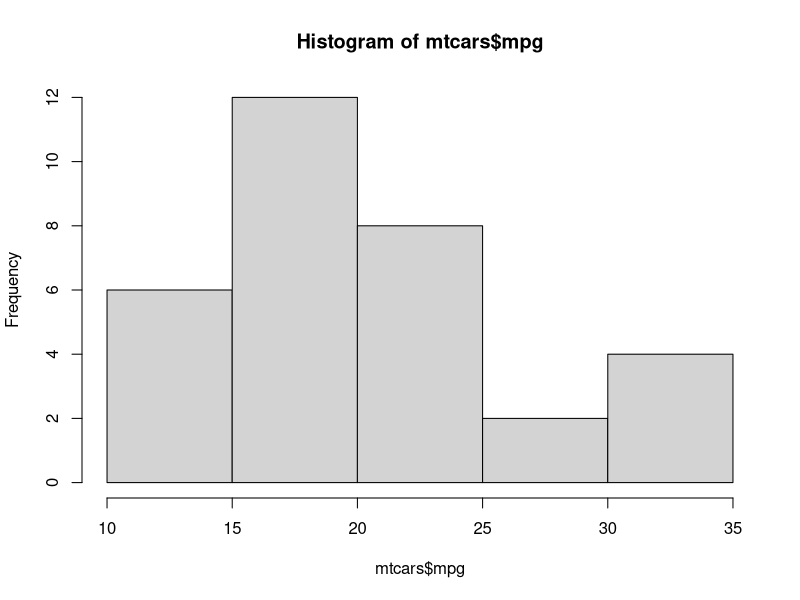
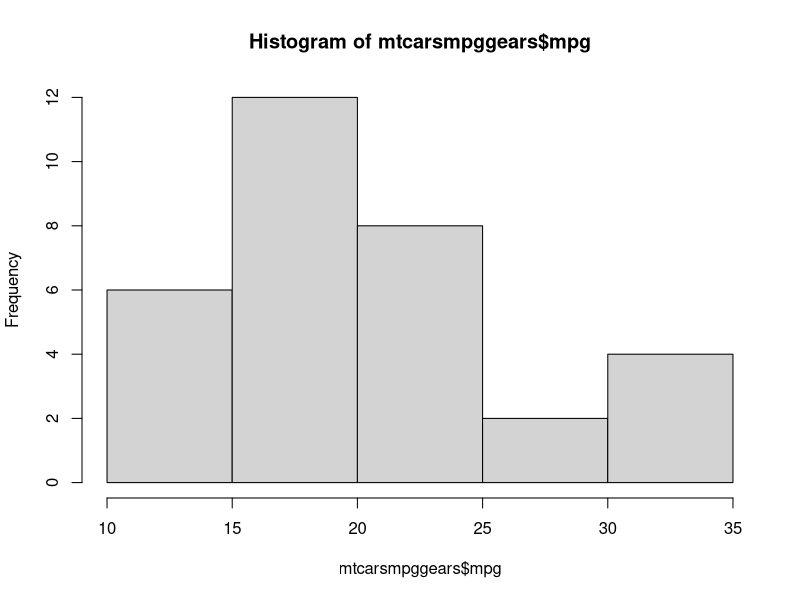
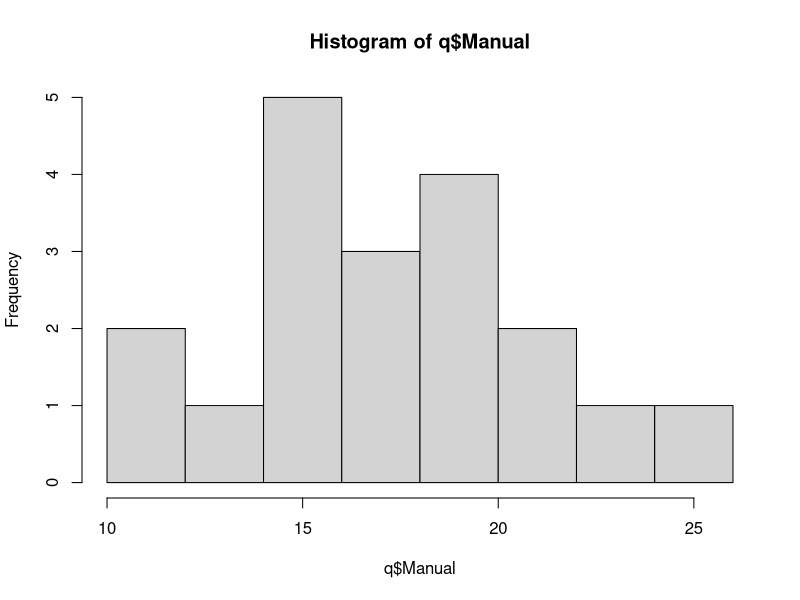
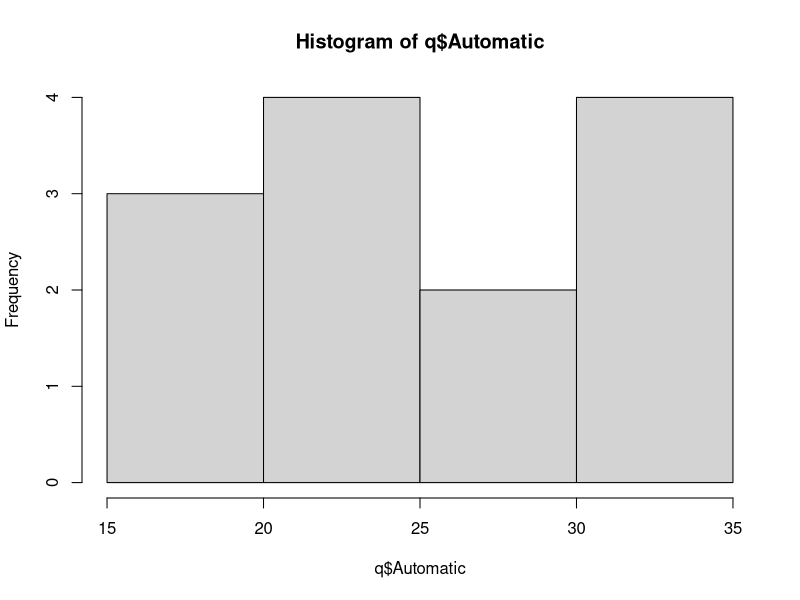
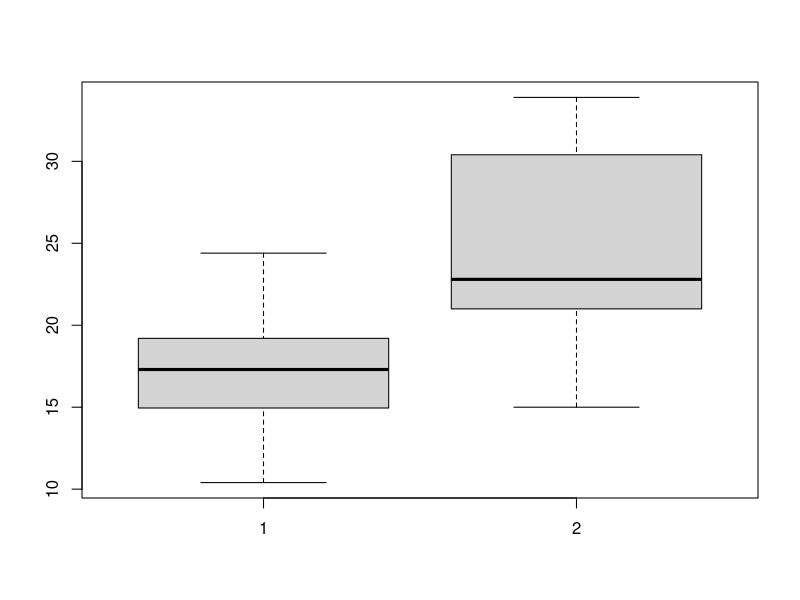

Source code (R) for these figures, in order:
library(tidyverse)
hist(mtcars$mpg)

newdf<-aggregate(mtcars$mpg, by=list(mtcars$am),FUN=median, na.rm=TRUE)
View(newdf)

mtcarsmpggears<-mtcars[,c("am","mpg")]


mtcarsmpggears<- mtcarsmpggears %>% rownames_to_column("Car_Brand")
hist(mtcarsmpggears$mpg)

q<-spread(mtcarsmpggears,am,mpg)
names(q)[2]<-"Manual"
names(q)[3]<-"Automatic"

q$Manual<-as.numeric(q$Manual)
q$Automatic -as.numeric(q$Automatic)

hist(q$Manual)
hist(q$Automatic)


boxplot(q$Manual,q$Automatic)

summary(q)

wilcox.test(mpg ~ am, data=mtcars)
